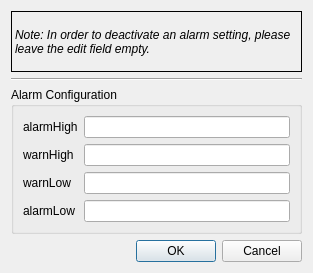
<?xml version="1.0" encoding="UTF-8"?>
<ui version="4.0">
 <class>Dialog</class>
 <widget class="QDialog" name="Dialog">
  <property name="geometry">
   <rect>
    <x>0</x>
    <y>0</y>
    <width>313</width>
    <height>273</height>
   </rect>
  </property>
  <property name="windowTitle">
   <string>Alarm Configuration</string>
  </property>
  <layout class="QVBoxLayout" name="verticalLayout">
   <item>
    <widget class="QLabel" name="label_note">
     <property name="font">
      <font>
       <italic>true</italic>
      </font>
     </property>
     <property name="frameShape">
      <enum>QFrame::Box</enum>
     </property>
     <property name="frameShadow">
      <enum>QFrame::Plain</enum>
     </property>
     <property name="text">
      <string>Note: In order to deactivate an alarm setting, please leave the edit field empty.</string>
     </property>
     <property name="wordWrap">
      <bool>true</bool>
     </property>
    </widget>
   </item>
   <item>
    <widget class="Line" name="line">
     <property name="orientation">
      <enum>Qt::Horizontal</enum>
     </property>
    </widget>
   </item>
   <item>
    <widget class="QGroupBox" name="groupBox">
     <property name="title">
      <string>Alarm Configuration</string>
     </property>
     <layout class="QGridLayout" name="gridLayout">
      <item row="3" column="0">
       <widget class="QLabel" name="label_alarmLow">
        <property name="text">
         <string>alarmLow</string>
        </property>
       </widget>
      </item>
      <item row="2" column="0">
       <widget class="QLabel" name="label_warnLow">
        <property name="text">
         <string>warnLow</string>
        </property>
       </widget>
      </item>
      <item row="1" column="1">
       <widget class="LineEditEditor" name="edit_warnHigh"/>
      </item>
      <item row="2" column="1">
       <widget class="LineEditEditor" name="edit_warnLow"/>
      </item>
      <item row="1" column="0">
       <widget class="QLabel" name="label_warnHigh">
        <property name="text">
         <string>warnHigh</string>
        </property>
       </widget>
      </item>
      <item row="3" column="1">
       <widget class="LineEditEditor" name="edit_alarmLow"/>
      </item>
      <item row="0" column="1">
       <widget class="LineEditEditor" name="edit_alarmHigh"/>
      </item>
      <item row="0" column="0">
       <widget class="QLabel" name="label_alarmHigh">
        <property name="text">
         <string>alarmHigh</string>
        </property>
       </widget>
      </item>
     </layout>
    </widget>
   </item>
   <item>
    <widget class="QDialogButtonBox" name="buttonBox">
     <property name="orientation">
      <enum>Qt::Horizontal</enum>
     </property>
     <property name="standardButtons">
      <set>QDialogButtonBox::Cancel|QDialogButtonBox::Ok</set>
     </property>
    </widget>
   </item>
  </layout>
 </widget>
 <customwidgets>
  <customwidget>
   <class>LineEditEditor</class>
   <extends>QLineEdit</extends>
   <header>karabogui.widgets.edits</header>
  </customwidget>
 </customwidgets>
 <tabstops>
  <tabstop>edit_alarmHigh</tabstop>
  <tabstop>edit_warnHigh</tabstop>
  <tabstop>edit_warnLow</tabstop>
  <tabstop>edit_alarmLow</tabstop>
 </tabstops>
 <resources/>
 <connections>
  <connection>
   <sender>buttonBox</sender>
   <signal>accepted()</signal>
   <receiver>Dialog</receiver>
   <slot>accept()</slot>
   <hints>
    <hint type="sourcelabel">
     <x>257</x>
     <y>227</y>
    </hint>
    <hint type="destinationlabel">
     <x>157</x>
     <y>236</y>
    </hint>
   </hints>
  </connection>
  <connection>
   <sender>buttonBox</sender>
   <signal>rejected()</signal>
   <receiver>Dialog</receiver>
   <slot>reject()</slot>
   <hints>
    <hint type="sourcelabel">
     <x>325</x>
     <y>227</y>
    </hint>
    <hint type="destinationlabel">
     <x>286</x>
     <y>236</y>
    </hint>
   </hints>
  </connection>
 </connections>
</ui>
